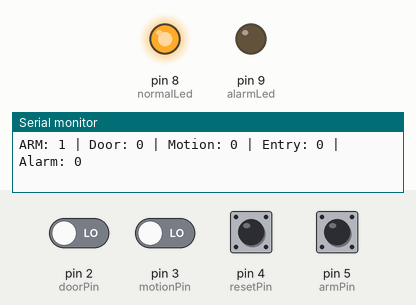
A sketch run on a simulated Arduino Uno, built with avr-gcc and run on an emulated ATmega328P. Shown: output pins drawn as LEDs (lit = HIGH), the last lines printed to the serial monitor. The test bench sets the inputs (shaded band); at power-on: pin 4 (resetPin), pin 5 (armPin) HIGH, pin 2 (doorPin), pin 3 (motionPin) LOW.

Above: at 1.2 s.
1.3 s: pin 2 (doorPin) driven HIGH
At 2.4 s:
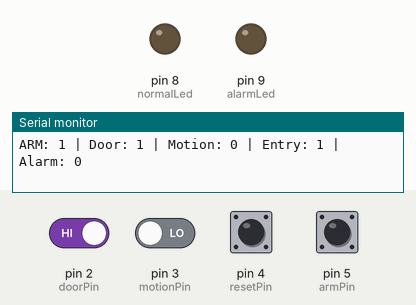
2.9 s: pin 2 (doorPin) driven LOW
At 3.8 s:
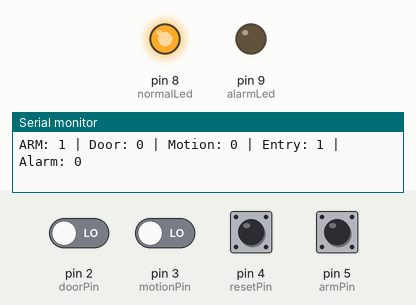
5.9 s: pin 4 (resetPin) pulled LOW for 0.25 s
At 6.8 s:
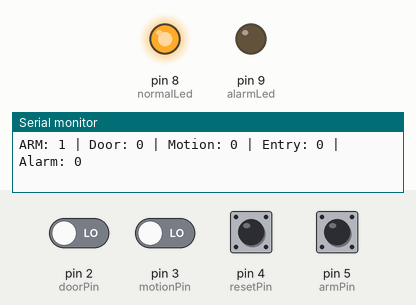
7.6 s: pin 3 (motionPin) driven HIGH
At 7.9 s:
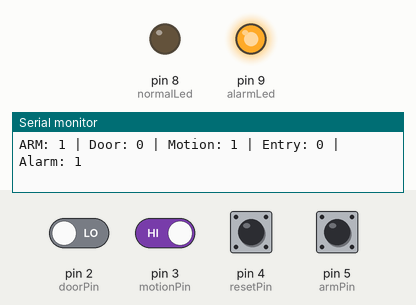
Timing chart, 0 to 10.1 s (numbered marks = the images above; inputs shaded):
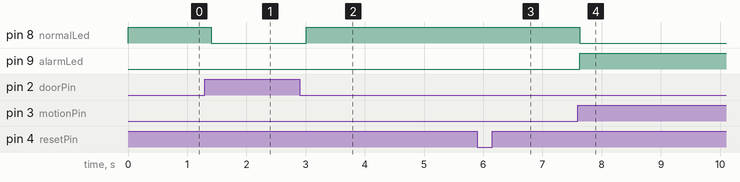

Measured:
- after the input at 1.3 s, pin 8 (normalLed): HIGH → LOW after 0.11 s
- after the input at 2.9 s, pin 8 (normalLed): LOW → HIGH after 0.11 s
- after the input at 5.9 s, pin 8 (normalLed): stays HIGH (without the input it goes to LOW after 0.52 s); pin 9 (alarmLed): stays LOW (without the input it goes to HIGH after 0.52 s)
- after the input at 7.6 s, pin 8 (normalLed): HIGH → LOW at once; pin 9 (alarmLed): LOW → HIGH at once

The sketch:

smart_security_access1.ino
```cpp
// Arduino C++

const int doorPin = 2;
const int motionPin = 3;
const int resetPin = 4;
const int armPin = 5;

const int normalLed = 8;
const int alarmLed = 9;

int alarmLatched = 0;

bool entryActive = false;
unsigned long doorOpenTime = 0;
const unsigned long gracePeriod = 5000; // Allow 5s grace period in case door is left open

bool doorPreviouslyClosed = true;

void setup() {
  pinMode(doorPin, INPUT);
  pinMode(motionPin, INPUT);
  pinMode(resetPin, INPUT_PULLUP);
  pinMode(armPin, INPUT);

  pinMode(normalLed, OUTPUT);
  pinMode(alarmLed, OUTPUT);

  Serial.begin(9600);
}

void loop() {
  int doorState = digitalRead(doorPin);
  int motionState = digitalRead(motionPin);
  int resetState = digitalRead(resetPin);
  int armState = digitalRead(armPin);

  unsigned long currentTime = millis();

  // ALARM RESET (highest priority)
  if (resetState == LOW) {
    alarmLatched = 0;
    entryActive = false;
  }


  // ALARM DISARMED MODE
  if (armState == LOW) {
    alarmLatched = 0;
    entryActive = false;

    digitalWrite(alarmLed, LOW);
    digitalWrite(normalLed, HIGH);

    return; // this skips rest of logic when
  }

  ////////////////////////////////////////
  // ALARM ARMED-MODE MAIN LOGIC BLOCK ///
  ////////////////////////////////////////

  // Detect door opening event
  if (doorState == HIGH && doorPreviouslyClosed) {
    entryActive = true;
    doorOpenTime = currentTime;
    doorPreviouslyClosed = false;
  }

  // Detect door closing
  if (doorState == LOW) {
    doorPreviouslyClosed = true;
  }

  // Immediate intrusion: motion while door closed
  if (doorState == LOW && motionState == HIGH) {
    alarmLatched = 1;
  }

  // During grace period
  if (entryActive) {
    bool graceExpired = (currentTime - doorOpenTime) > gracePeriod;

    // Motion during grace
    if (motionState == HIGH) {
      alarmLatched = 1;
    }

    // Grace expired without disarming
    if (graceExpired) {
      alarmLatched = 1;
      entryActive = false; // End of grace period
    }
  }

  // =========================
  // OUTPUT CONTROL
  // =========================
  digitalWrite(normalLed, LOW);
  digitalWrite(alarmLed, LOW);

  if (alarmLatched == 1) {
    digitalWrite(alarmLed, HIGH);
  } else if (doorState == LOW) {
    digitalWrite(normalLed, HIGH);
  }

  // Serial Monitor for Debug and event tracking
  Serial.print("ARM: ");
  Serial.print(armState);
  Serial.print(" | Door: ");
  Serial.print(doorState);
  Serial.print(" | Motion: ");
  Serial.print(motionState);
  Serial.print(" | Entry: ");
  Serial.print(entryActive);
  Serial.print(" | Alarm: ");
  Serial.println(alarmLatched);

  delay(200);
}
```
